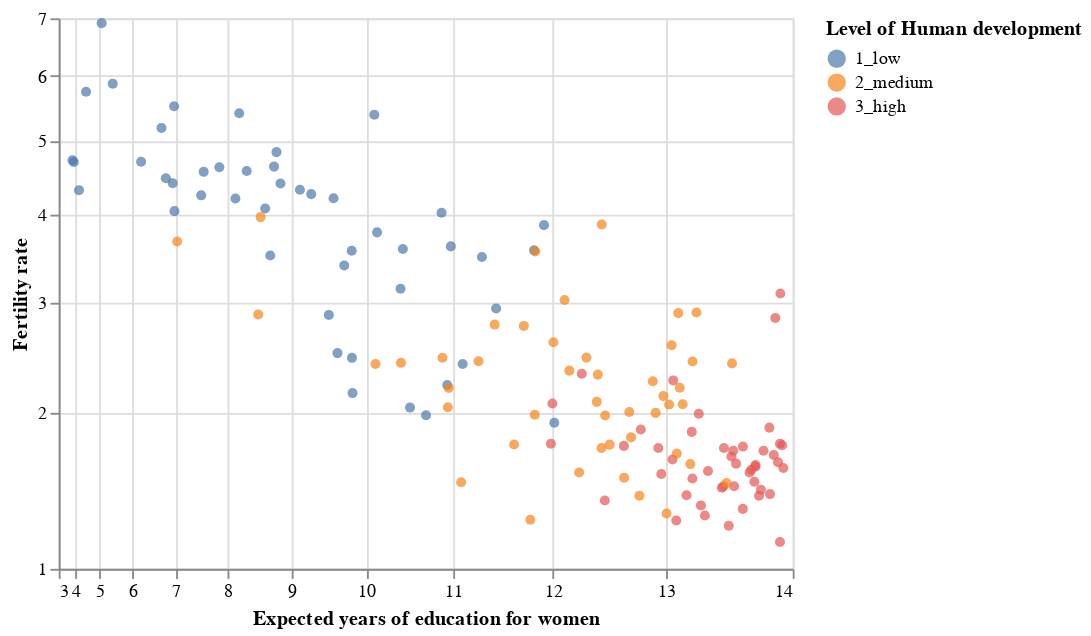

Write notebook code for a chart like this one.
### Markdown cell above
<!-- END QUESTION -->

<!-- BEGIN QUESTION -->

#### (ii) Adjust axis scales

Notice that the scatter is clumped together densely in the lower right corner. To better see what's happening in that region, modify your codes for constructing `scatter` so that your axis specifications for both axes include `alt.Scale(zero = False, type = 'pow', exponent = ...)`. Make sure you choose appropriate labels for your axes and plot.

This will display the axes on a power-transformed scale with an exponent of your choosing. Use an exponent around 2.5 for the education axis, and an exponent around 1/3 for the fertility axis. Store the plot as `scatter_scaled` and display the result.

<!--
BEGIN QUESTION
name: q0_b_ii
points: 1
manual: true
-->

### Code cell
scatter_scaled = scatter.encode(
    x = alt.X('educ_expected_yrs_f', 
              title = 'Expected years of education for women', 
              scale = alt.Scale(zero=False, type = 'pow', exponent = 2.5)),
    y = alt.Y('fertility_total', 
              title = 'Fertility rate', 
              scale = alt.Scale(zero=False, type = 'pow', exponent = 1/3)),
    color = alt.Color('hdi_fac', title = 'Level of Human development')
)
scatter_scaled

### Figure 1 — Vega-Lite specification as saved in the notebook (floating-point values rounded to 4 significant figures; data arrays with more than 128 entries replaced by an {"elided": "..."} marker saying what was removed)
{"config": {"view": {"continuousWidth": 400, "continuousHeight": 300}}, "data": {"name": "data-55aa22b03e6d171f9a62cb1eb9279c29"}, "mark": "circle", "encoding": {"color": {"field": "hdi_fac", "title": "Level of Human development", "type": "nominal"}, "x": {"field": "educ_expected_yrs_f", "scale": {"exponent": 2.5, "type": "pow", "zero": false}, "title": "Expected years of education for women", "type": "quantitative"}, "y": {"field": "fertility_total", "scale": {"exponent": 0.3333, "type": "pow", "zero": false}, "title": "Fertility rate", "type": "quantitative"}}, "$schema": "https://vega.github.io/schema/vega-lite/v4.17.0.json", "datasets": {"data-55aa22b03e6d171f9a62cb1eb9279c29": {"elided": "139 records"}}}
